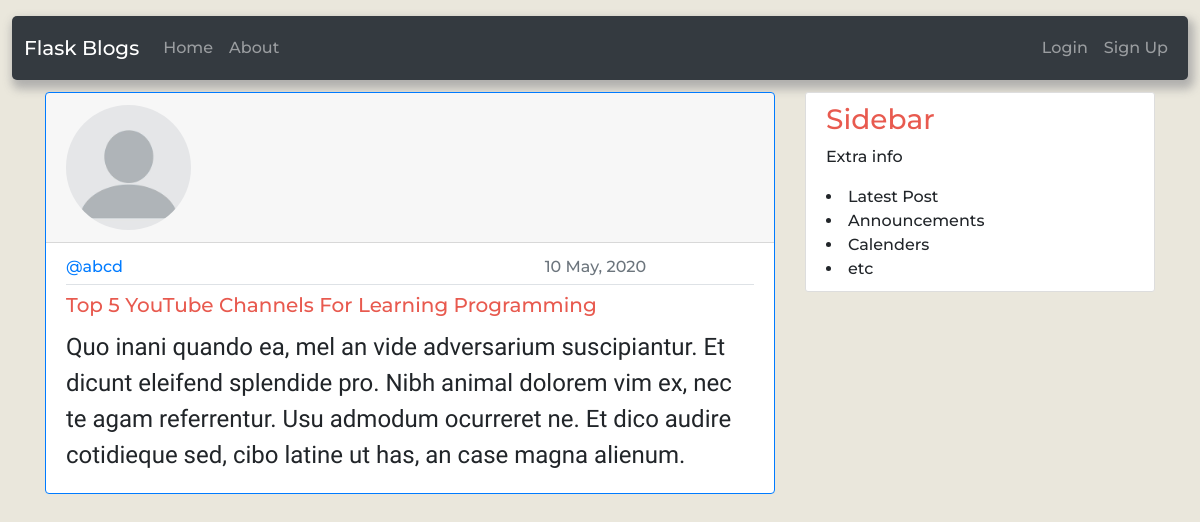
The page /post/26/ on the database its author committed.
### flaskblog/models.py (models this page shows, shortened)
class User(db.Model,UserMixin):
    id = db.Column(db.Integer, primary_key=True)
    username = db.Column(db.String(20), unique=True, nullable=False)
    email = db.Column(db.String(120), unique=True, nullable=False)
    image_file = db.Column(db.String(20), nullable=False, default='default.jpg')
    password = db.Column(db.String(60), nullable=False)
    posts = db.relationship('Post', backref='author', lazy=True)

class Post(db.Model):
    id = db.Column(db.Integer, primary_key=True)
    title = db.Column(db.String(100), nullable=False)
    date_posted = db.Column(db.DateTime, nullable=False, default=datetime.utcnow)
    content = db.Column(db.Text, nullable=False)
    user_id = db.Column(db.Integer, db.ForeignKey('user.id'), nullable=False)

### flaskblog/posts/routes.py (the view)
@posts.route('/post/<int:post_id>/')
def post(post_id):
    post= Post.query.get_or_404(post_id)
    return render_template('post.html',title=post.title,post=post)

### flaskblog/templates/post.html (shortened to what this page needs)
{% extends "base.html" %}
{% block content %}
<div class="card border-primary profile-info flex-row flex-wrap">
    <div class="card-header col-12">
        <img src="{{url_for('static',filename='profile_pics/'+post.author.image_file)}}" class="card-img-top rounded-circle account-img" alt="profile pic">
    </div>
    <div class="card-body">
        <h6 class="card-subtitle mb-2 pb-2 text-muted border-bottom">
          <div class="row d-flex justify-content-between">
            <div class="col col-4 d-flex align-items-center">
              <a href="{{url_for('users.user_posts',username = post.author.username)}}">
                @{{post.author.username}}
              </a>
            </div>
            <div class="col col-4 d-flex align-items-center">{{post.date_posted.strftime('%d %B, %Y')}}</div>
          </div>
        </h6>
        <h5 class="card-title ">{{post.title}}</h5>
        <p class="card-text">
          {{post.content}}
        </p>
    </div>
  </div>
{% endblock content %}

### flaskblog/static/main.css (style rules this page uses)
body { background-color: #EAE7DC; margin-top: 1rem; font-family: 'Montserrat', sans-serif; font-size: medium; font-weight: 500; }
h1,h2,h3,h4,h5,h6 { color: #E85A4F; }
.card-subtitle { flex-direction: row; justify-content: flex-end; }
.card-text { font-family: 'Indie Flower', cursive; font-size: x-large; }
.profile-info { margin-bottom: 1rem; }
.account-img { height: 125px; width: 125px; }

### rows shown on the page
User: image_file (placeholder picture), author.username "abcd"
Post: date_posted "10 May, 2020", title "Top 5 YouTube Channels For Learning Programming", content "Quo inani quando ea, mel an vide adversarium suscipiantur. Et dicunt eleifend splendide pro. Nibh animal dolorem vim ex, nec te agam referrentur. Usu admodum ocurreret ne. Et dico audire cotidieque sed, cibo latine ut has, an case magna alienum."
